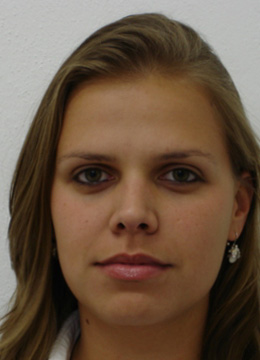
#> input picture Female_Dataset/100a.jpg, 260 x 360 px; its folder holds 5 pictures in this run
$ jupyter execute --allow-errors 'Gender Classification.ipynb'   (older library calls are emulated)
#> lines starting #> are read from the running program, lines starting #| are printed output that depends on the picture
[cell 1]
import cv2
import glob


# Read RGB image
females = [cv2.imread(file) for file in glob.glob('C:\\Users\\MeaadAlrshoud\\Documents\\GitHub\\Gender-Classification\\Female_Dataset\\*.jpg')]
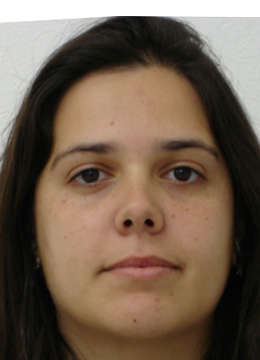
#> input picture Female_Dataset/101a.jpg, 260 x 360 px
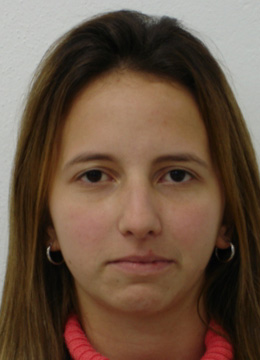
#> input picture Female_Dataset/102a.jpg, 260 x 360 px
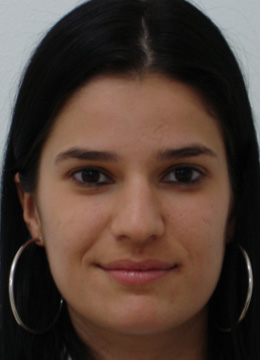
#> input picture Female_Dataset/103a.jpg, 260 x 360 px
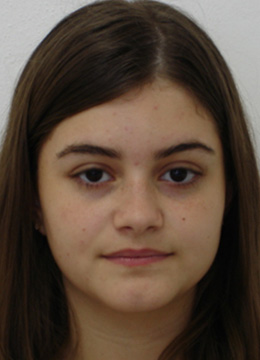
#> input picture Female_Dataset/11a.jpg, 260 x 360 px
#> females = 5 items
males = [cv2.imread(file) for file in glob.glob('C:\\Users\\MeaadAlrshoud\\Documents\\GitHub\\Gender-Classification\\Male_Dataset\\*.jpg')]

#convert to greyscale
f_grey= [cv2.cvtColor(img, cv2.COLOR_BGR2GRAY) for img in females]
#> f_grey = 5 items
m_grey=[cv2.cvtColor(img, cv2.COLOR_BGR2GRAY) for img in males]
count=0
# print the images
'''for img in f_grey:
    # Output img with window name as 'image'
    cv2.imshow('image',img)
    # Maintain output window utill
    # user presses a key
    cv2.waitKey(0)
    # Destroying present windows on screen
    cv2.destroyAllWindows()
    '''

#### Normalization

### Haar

### Haar

[cell 2]
face_cascade = cv2.CascadeClassifier('haarcascade_frontalface_default.xml')
# Detect faces in the image
f_haar= [ face_cascade.detectMultiScale(
    img,
    scaleFactor=1.1,
    minNeighbors=5,
    minSize=(30, 30),
    flags = cv2.CASCADE_SCALE_IMAGE
) for img in f_grey]
#> f_haar = [[[27, 96, 211, 211]], [[28, 91, 212, 212]], [[31, 96, 206, 206]], [[22, 94, 220, 220]], [[27, 93, 212, 212]]]

m_haar=[face_cascade.detectMultiScale(
    img,
    scaleFactor=1.1,
    minNeighbors=5,
    minSize=(30, 30),
    flags = cv2.CASCADE_SCALE_IMAGE
) for img in m_grey]
m_haar

[cell 3]
# print haar affect
print ("Found {0} faces!".format(len(f_haar)))
#| Found 5 faces!


# Draw a rectangle around the faces
#> (the rest of this cell did not finish here and is left out)

### Face alignment

[cell 4]
import face_alignment
from skimage import io
#> (the rest of this cell did not finish here and is left out)

[cell 5]
# image using PIL module
import sys, numpy as np, os
# importing PIL
from PIL import Image
import glob

# Read image
females2 = [Image.open(file) for file in glob.glob('C:\\Users\\MeaadAlrshoud\\Documents\\GitHub\\Gender-Classification\\Female_Dataset\\*.jpg')]
#> females2 = 5 items

[cell 6]
print('X_data shape:', np.array(f_grey).shape)
#| X_data shape: (5, 360, 260)

[cell 7]
path=os.getcwd()
femaleP='C:/Users/meaad/Desktop/Gender/Female_Dataset/*.jpg'
X_data = []
files = glob.glob (femaleP)
for myFile in files:
    image = cv2.imread (myFile)
#> image is the input picture: shape (360, 260, 3); mean B, G, R 67.3, 85.6, 106.9
    if image is not None:
        X_data.append(image)
print('X_data shape:', np.array(X_data).shape)
#| X_data shape: (5, 360, 260, 3)

[cell 8]
import cv2
import numpy as np
#Read Image
img = cv2.imread('C:\\Users\\MeaadAlrshoud\\Documents\\GitHub\\Gender-Classification\\Female_Dataset\\11a.jpg')
#> img is the input picture: shape (360, 260, 3); mean B, G, R 58.8, 72.3, 89.6
#Display Image
cv2.imshow('image',img)
cv2.waitKey(0)
cv2.destroyAllWindows()

#Applying Grayscale filter to image
gray = cv2.cvtColor(img, cv2.COLOR_BGR2GRAY)

im = np.float32(img) / 255.0

# Calculate gradient
gx = cv2.Sobel(im, cv2.CV_32F, 1, 0, ksize=1)
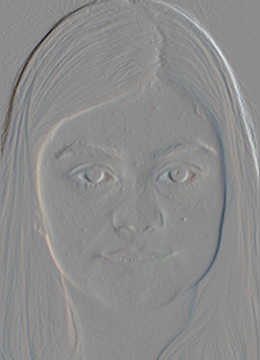
#> gx: shape (360, 260, 3) float32; mean B, G, R 0.000209, 0.000222, 0.000179; drawn with min black and max white
gy = cv2.Sobel(im, cv2.CV_32F, 0, 1, ksize=1)
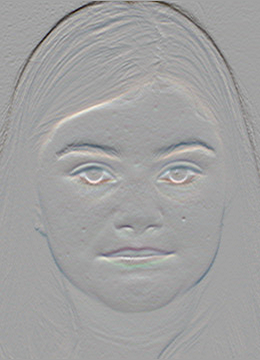
#> gy: shape (360, 260, 3) float32; mean B, G, R -0.00304, -0.00276, -0.00245; drawn with min black and max white

mag, angle = cv2.cartToPolar(gx, gy, angleInDegrees=True)
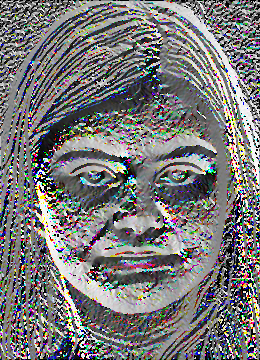
#> angle: shape (360, 260, 3) float32; mean B, G, R 169.9, 169.2, 170.2; drawn with min black and max white

#Saving filtered image to new file
cv2.imwrite('test3.jpg',im)
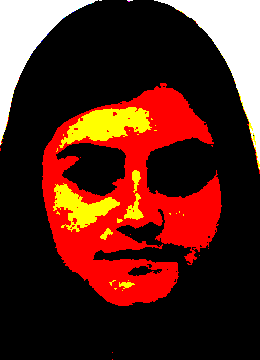
#> saved as test3.jpg: shape (360, 260, 3); mean B, G, R 0.102, 0.145, 0.335; drawn with 1 as white
#> Out = True

[cell 9]
import matplotlib.pyplot as plt

from skimage.feature import hog
from skimage import data, exposure

import matplotlib.pyplot as plt
import matplotlib.image as mpimg
import numpy as np


image =mpimg.imread('C:\\Users\\MeaadAlrshoud\\Documents\\GitHub\\Gender-Classification\\Female_Dataset\\11a.jpg')


fd, hog_image = hog(image, orientations=8, pixels_per_cell=(16, 16),
                    cells_per_block=(1, 1), visualize=True, multichannel=True)
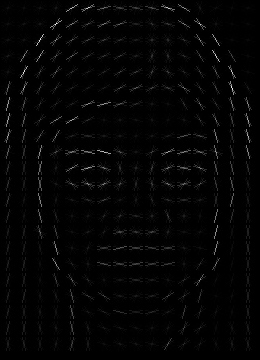
#> hog_image: shape (360, 260) float64; min 0, max 30.08, mean 0.5; drawn with min black and max white
#> fd = 2816 values, max 0.963 at index 1768, min 0 at index 823, mean 0.301

fig, (ax1, ax2) = plt.subplots(1, 2, figsize=(8, 4), sharex=True, sharey=True)

ax1.axis('off')
ax1.imshow(image, cmap=plt.cm.gray)
ax1.set_title('Input image')

# Rescale histogram for better display
hog_image_rescaled = exposure.rescale_intensity(hog_image, in_range=(0, 10))
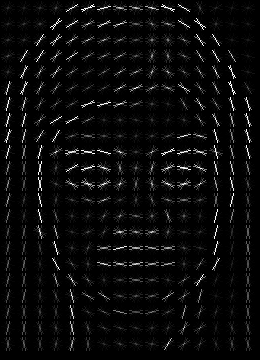
#> hog_image_rescaled: shape (360, 260) float64; min 0, max 1, mean 0.0442

ax2.axis('off')
ax2.imshow(hog_image_rescaled, cmap=plt.cm.gray)
ax2.set_title('Histogram of Oriented Gradients')
plt.show()
